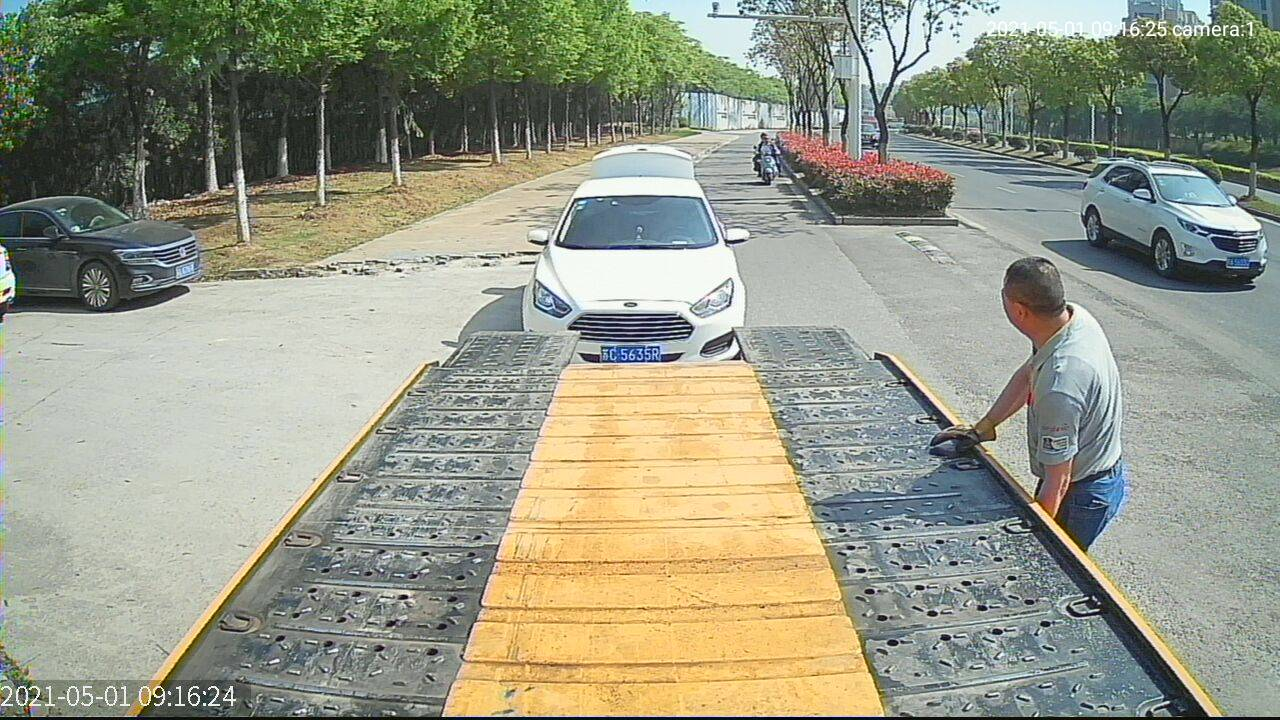
//> input picture opencv4_008/flat.jpg, 1280 x 720 px, given in place of flat3.jpg, which was not available
$ ./017   (built with g++ and OpenCV 4)
//> lines starting //> are read from the running program, lines starting //| are printed output that depends on the picture; pictures that were not available may be replaced by others from this repository, and a replacement may not be noted
#include <opencv2/opencv.hpp>
#include <iostream>

using namespace cv;
using namespace std;
void hough_linesp_demo();
int main(int argc, char** argv) {
	hough_linesp_demo();

	// [47 lines of commented-out code are left out]

	waitKey(0);
	destroyAllWindows();
	return 0;
}

void hough_linesp_demo() {
	Mat src = imread("D:/images/flat3.jpg");
//> src is the input picture: 720 rows x 1280 cols, CV_8UC3; mean B, G, R 134.5, 152.6, 150.2
	//imshow("src", src);
	Mat gray, binary;
	cvtColor(src, gray, COLOR_BGR2GRAY);
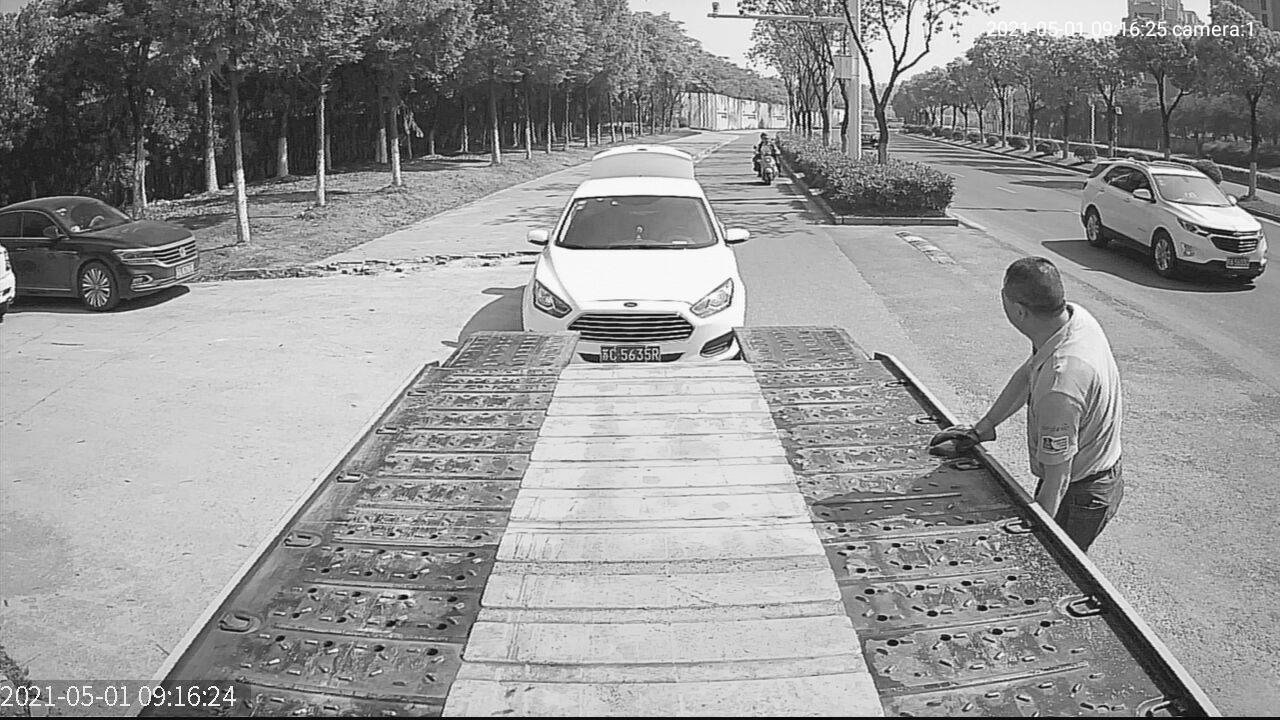
//> gray: 720 rows x 1280 cols, CV_8UC1; min 0, max 255, mean 149.9
	//GaussianBlur(src, src, Size(3, 3), 0);//高斯模糊后，直线特征提取困难
	Mat kernel = getStructuringElement(MORPH_RECT, Size(5, 5), Point(-1, -1));
	morphologyEx(gray, binary, MORPH_ERODE, kernel, Point(-1, -1), 1);
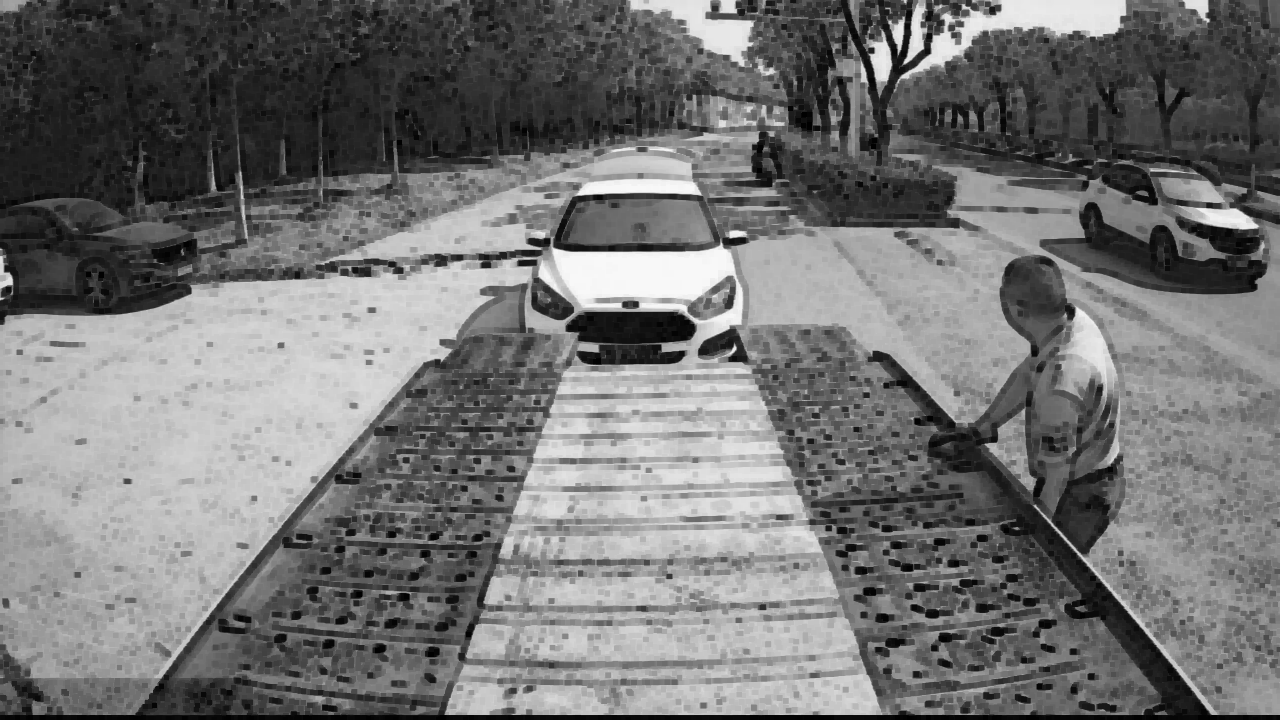
//> binary: 720 rows x 1280 cols, CV_8UC1; min 0, max 248, mean 114.9

	Canny(binary, binary, 80, 160, 3, false);
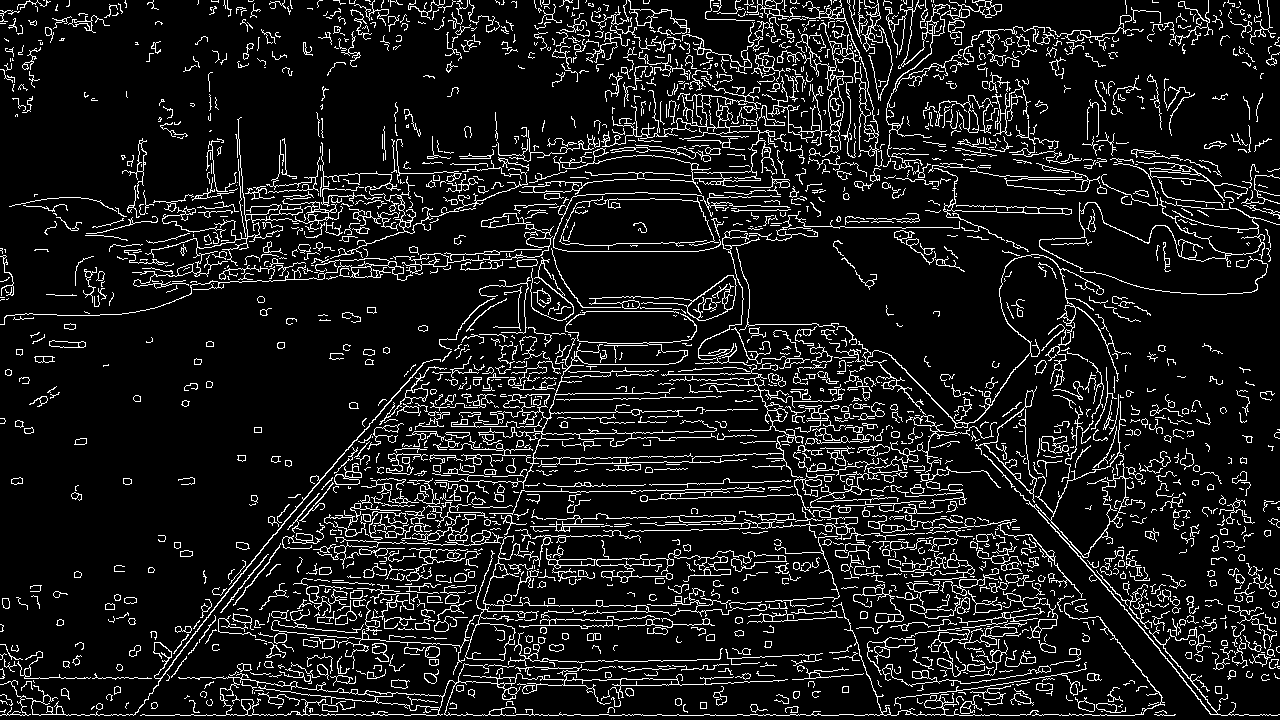
//> binary: 720 rows x 1280 cols, CV_8UC1; 10.5% white in thin lines or dots
	threshold(binary, binary, 170, 255, THRESH_BINARY|THRESH_OTSU);
	imshow("Canny", binary);

	vector<Vec4i> lines;
	//
	HoughLinesP(binary, lines, 1, CV_PI / 180.0,
		200,//阈值累加器，大于才返回
		200,//线段长度
		10);//允许最大间隔
//> lines = 6 lines (x1, y1, x2, y2): [529, 715, 838, 715], [206, 714, 425, 714], [891, 355, 1111, 591], [451, 435, 714, 431], [544, 155, 778, 105], [367, 554, 580, 341]
	Mat result = Mat::zeros(src.size(), src.type());
	for (int i = 0; i < lines.size(); i++) {
		// [6 lines of commented-out code are left out]
		line(result, Point(lines[i][0], lines[i][1]), Point(lines[i][2], lines[i][3]), Scalar(0, 0, 255), 1, 8);
	}
//> this loop made 6 passes
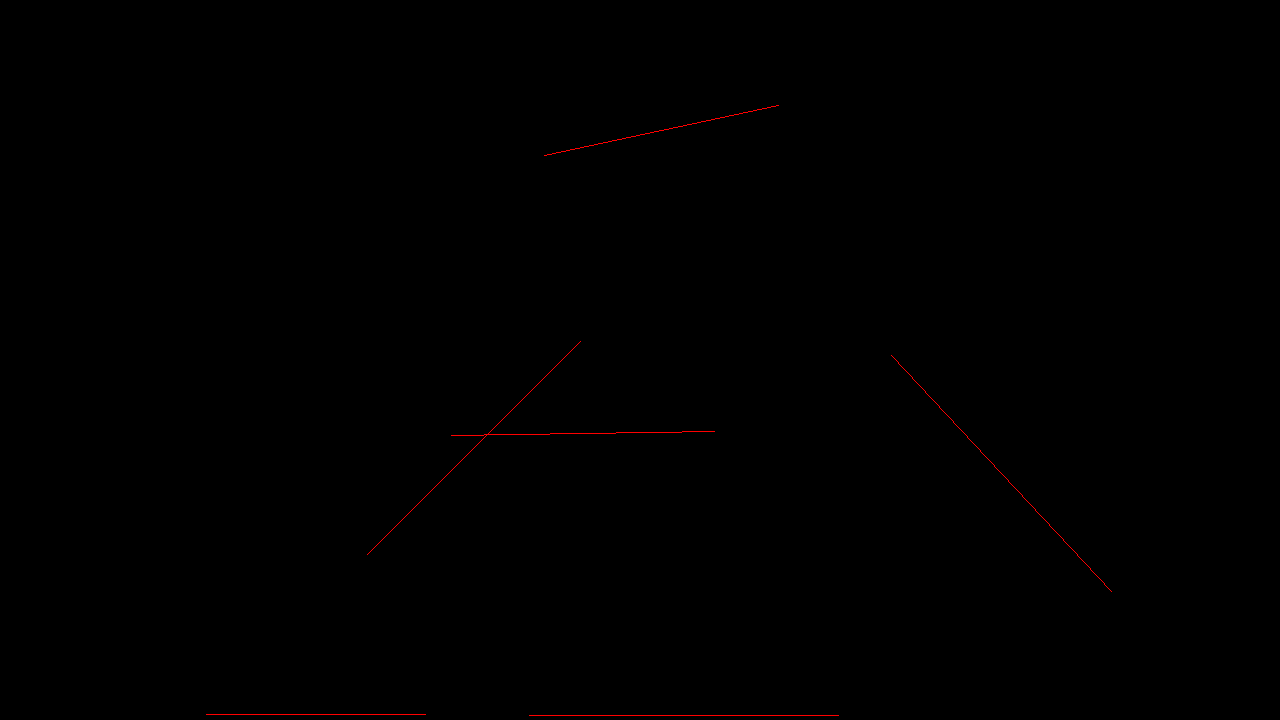
//> result: 720 rows x 1280 cols, CV_8UC3; mean B, G, R 0, 0, 0.4
	imshow("hough linesp demo", result);
}
